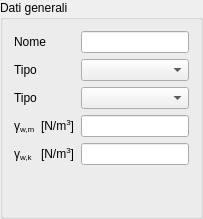
        <widget class="QGroupBox" name="nameGBox">
         <property name="title">
          <string>Dati generali</string>
         </property>
         <layout class="QGridLayout" name="gridLayout_5">
          <item row="0" column="0" colspan="2">
           <widget class="QLabelRichName" name="nameLabel">
            <property name="text">
             <string>&lt;!DOCTYPE HTML PUBLIC &quot;-//W3C//DTD HTML 4.0//EN&quot; &quot;http://www.w3.org/TR/REC-html40/strict.dtd&quot;&gt;
&lt;html&gt;&lt;head&gt;&lt;meta name=&quot;qrichtext&quot; content=&quot;1&quot; /&gt;&lt;style type=&quot;text/css&quot;&gt;
p, li { white-space: pre-wrap; }
&lt;/style&gt;&lt;/head&gt;&lt;body&gt;
&lt;p style=&quot; margin-top:0px; margin-bottom:0px; margin-left:0px; margin-right:0px; -qt-block-indent:0; text-indent:0px;&quot;&gt;Nome&lt;/p&gt;&lt;/body&gt;&lt;/html&gt;</string>
            </property>
           </widget>
          </item>
          <item row="0" column="2">
           <widget class="QLineEditValue" name="nameLEdit"/>
          </item>
          <item row="1" column="0" colspan="2">
           <widget class="QLabelRichName" name="timberTypeLabel">
            <property name="text">
             <string>Tipo</string>
            </property>
           </widget>
          </item>
          <item row="1" column="2">
           <widget class="QComboBoxEnum" name="timberTypeCBox"/>
          </item>
          <item row="3" column="0">
           <widget class="QLabelRichName" name="gammaWmLabel">
            <property name="text">
             <string>&lt;!DOCTYPE HTML PUBLIC &quot;-//W3C//DTD HTML 4.0//EN&quot; &quot;http://www.w3.org/TR/REC-html40/strict.dtd&quot;&gt;
&lt;html&gt;&lt;head&gt;&lt;meta name=&quot;qrichtext&quot; content=&quot;1&quot; /&gt;&lt;/head&gt;
&lt;body&gt;
γ&lt;span style=&quot; vertical-align:sub;&quot;&gt;w,m&lt;/span&gt;
&lt;/body&gt;&lt;/html&gt;</string>
            </property>
           </widget>
          </item>
          <item row="3" column="1">
           <widget class="QLabelUnitMeasure" name="gammaWmUMLabel">
            <property name="text">
             <string>&lt;!DOCTYPE HTML PUBLIC &quot;-//W3C//DTD HTML 4.0//EN&quot; &quot;http://www.w3.org/TR/REC-html40/strict.dtd&quot;&gt;
&lt;html&gt;&lt;head&gt;&lt;meta name=&quot;qrichtext&quot; content=&quot;1&quot; /&gt;&lt;/head&gt;
&lt;body&gt;
[N/m&lt;span style=&quot; vertical-align:super;&quot;&gt;3&lt;/span&gt;]
&lt;/body&gt;&lt;/html&gt;</string>
            </property>
           </widget>
          </item>
          <item row="3" column="2">
           <widget class="QLineEditValue" name="gammaWmLEdit"/>
          </item>
          <item row="6" column="1" colspan="2">
           <spacer name="verticalSpacer_5">
            <property name="orientation">
             <enum>Qt::Vertical</enum>
            </property>
            <property name="sizeHint" stdset="0">
             <size>
              <width>20</width>
              <height>40</height>
             </size>
            </property>
           </spacer>
          </item>
          <item row="4" column="0">
           <widget class="QLabelRichName" name="gammaWkLabel">
            <property name="text">
             <string>&lt;!DOCTYPE HTML PUBLIC &quot;-//W3C//DTD HTML 4.0//EN&quot; &quot;http://www.w3.org/TR/REC-html40/strict.dtd&quot;&gt;
&lt;html&gt;&lt;head&gt;&lt;meta name=&quot;qrichtext&quot; content=&quot;1&quot; /&gt;&lt;/head&gt;
&lt;body&gt;
γ&lt;span style=&quot; vertical-align:sub;&quot;&gt;w,k&lt;/span&gt;
&lt;/body&gt;&lt;/html&gt;</string>
            </property>
           </widget>
          </item>
          <item row="4" column="1">
           <widget class="QLabelUnitMeasure" name="gammaWkUMLabel">
            <property name="text">
             <string>&lt;!DOCTYPE HTML PUBLIC &quot;-//W3C//DTD HTML 4.0//EN&quot; &quot;http://www.w3.org/TR/REC-html40/strict.dtd&quot;&gt;
&lt;html&gt;&lt;head&gt;&lt;meta name=&quot;qrichtext&quot; content=&quot;1&quot; /&gt;&lt;/head&gt;
&lt;body&gt;
[N/m&lt;span style=&quot; vertical-align:super;&quot;&gt;3&lt;/span&gt;]
&lt;/body&gt;&lt;/html&gt;</string>
            </property>
           </widget>
          </item>
          <item row="4" column="2">
           <widget class="QLineEditValue" name="gammaWkLEdit"/>
          </item>
          <item row="2" column="0" colspan="2">
           <widget class="QLabelRichName" name="woodEssenceLabel">
            <property name="text">
             <string>Tipo</string>
            </property>
           </widget>
          </item>
          <item row="2" column="2">
           <widget class="QComboBoxEnum" name="woodEssenceCBox"/>
          </item>
         </layout>
        </widget>
